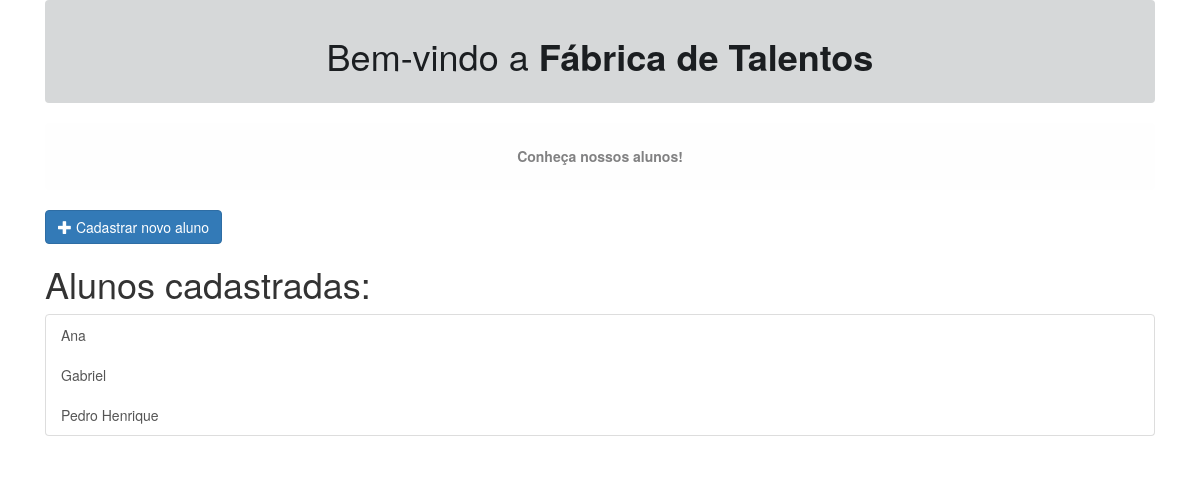
Before: / with the older database file.
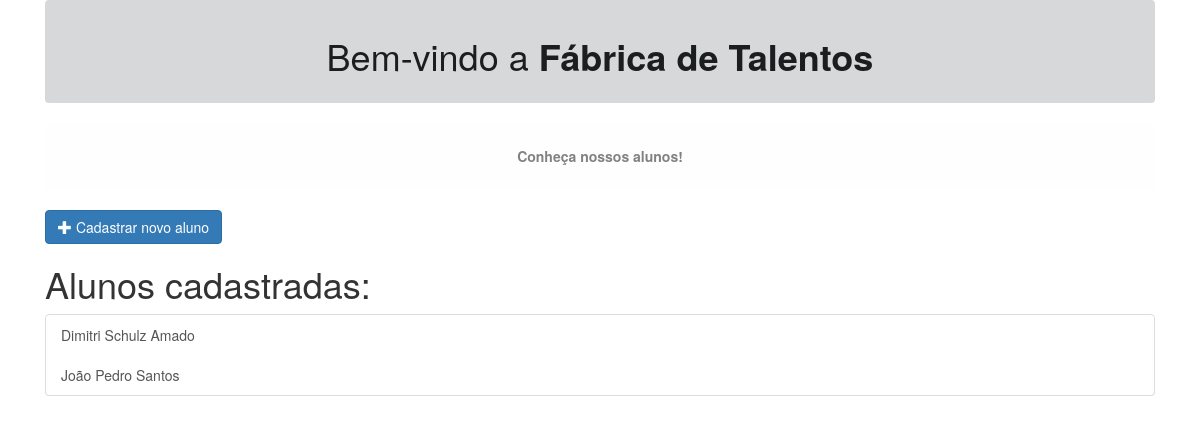
After: the same page with the newer database file.
### cadastros/models.py (models this page shows, shortened)
class Aluno(models.Model):
    nome = models.CharField(max_length=100, default="")
    curso = models.CharField(max_length=40, default="")
    periodo = models.IntegerField(blank=False, default=00)
    horas_disponiveis = models.IntegerField(blank=False, default=00)

### cadastros/views.py (the view, shortened to what this page needs)
# urls.py: path('', AlunoList.as_view(), name='aluno-list'),
class AlunoList(View):
    def get(self, request):
        qs = Aluno.objects.all().order_by('nome')
        context = {
            'aluno': qs,
            'titulo': 'Aluno'
        }
        return render(request, 'cadastros/lista_aluno.html', context)

### cadastros/templates/cadastros/lista_aluno.html
{% extends 'base.html' %}
{% block conteudo %}
    <a class="btn btn-primary" href="{% url 'aluno-create' %}">
        <span class="glyphicon glyphicon-plus"></span> Cadastrar novo aluno</a>
    <h1>Alunos cadastradas:</h1>
    <ul class="list-group">
        {% for aluno in aluno %}
        <a class="list-group-item list-group-item-action" href="{% url 'aluno-detail' aluno.id %}" >{{ aluno.nome }}</a>
        {% endfor %}
    </ul>
{% endblock %}

### cadastros/templates/base.html (shortened to what this page needs)
<!DOCTYPE html>
<html lang="en">
<head>
    <link rel="stylesheet" href="https://cdn.jsdelivr.net/npm/bootstrap@4.5.3/dist/css/bootstrap.min.css">
    <link rel="stylesheet" href="../static/custom.css">
    <link href="https://maxcdn.bootstrapcdn.com/bootstrap/3.3.7/css/bootstrap.min.css" rel="stylesheet">
</head>
<body>
    <div class="container">
        <div class="alert alert-dark" role="alert" style="text-align:center"><h1>Bem-vindo a <b>Fábrica de Talentos</b></h1></div>
        <div class="alert alert-light" role="alert" style="text-align:center"><h5><b>Conheça nossos alunos!</b></h5></div>
        {% block conteudo %}
        {% endblock %}
    </div>
</body>
</html>

Changed rows visible on the page:
removed Aluno: nome "Ana"
removed Aluno: nome "Gabriel"
removed Aluno: nome "Pedro Henrique"
added Aluno: nome "Dimitri Schulz Amado"
added Aluno: nome "João Pedro Santos"
